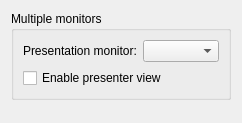
<ui version="4.0" >
 <class>KPrConfigureSlideShow</class>
 <widget class="QWidget" name="KPrConfigureSlideShow" >
  <property name="geometry" >
   <rect>
    <x>0</x>
    <y>0</y>
    <width>242</width>
    <height>123</height>
   </rect>
  </property>
  <property name="windowTitle" >
   <string>Form</string>
  </property>
  <layout class="QVBoxLayout" name="verticalLayout_2" >
   <item>
    <widget class="QGroupBox" name="groupBox_2" >
     <property name="title" >
      <string>Multiple monitors</string>
     </property>
     <layout class="QVBoxLayout" name="verticalLayout" >
      <item>
       <layout class="QHBoxLayout" name="horizontalLayout_3" >
        <item>
         <widget class="QLabel" name="label" >
          <property name="text" >
           <string>Presentation monitor:</string>
          </property>
          <property name="buddy" >
           <cstring>monitorComboBox</cstring>
          </property>
         </widget>
        </item>
        <item>
         <widget class="QComboBox" name="monitorComboBox" />
        </item>
       </layout>
      </item>
      <item>
       <widget class="QCheckBox" name="presenterViewCheckBox" >
        <property name="text" >
         <string>Enable presenter view</string>
        </property>
       </widget>
      </item>
     </layout>
    </widget>
   </item>
   <item>
    <spacer name="verticalSpacer" >
     <property name="orientation" >
      <enum>Qt::Vertical</enum>
     </property>
     <property name="sizeHint" stdset="0" >
      <size>
       <width>20</width>
       <height>38</height>
      </size>
     </property>
    </spacer>
   </item>
  </layout>
 </widget>
 <resources/>
 <connections/>
</ui>
